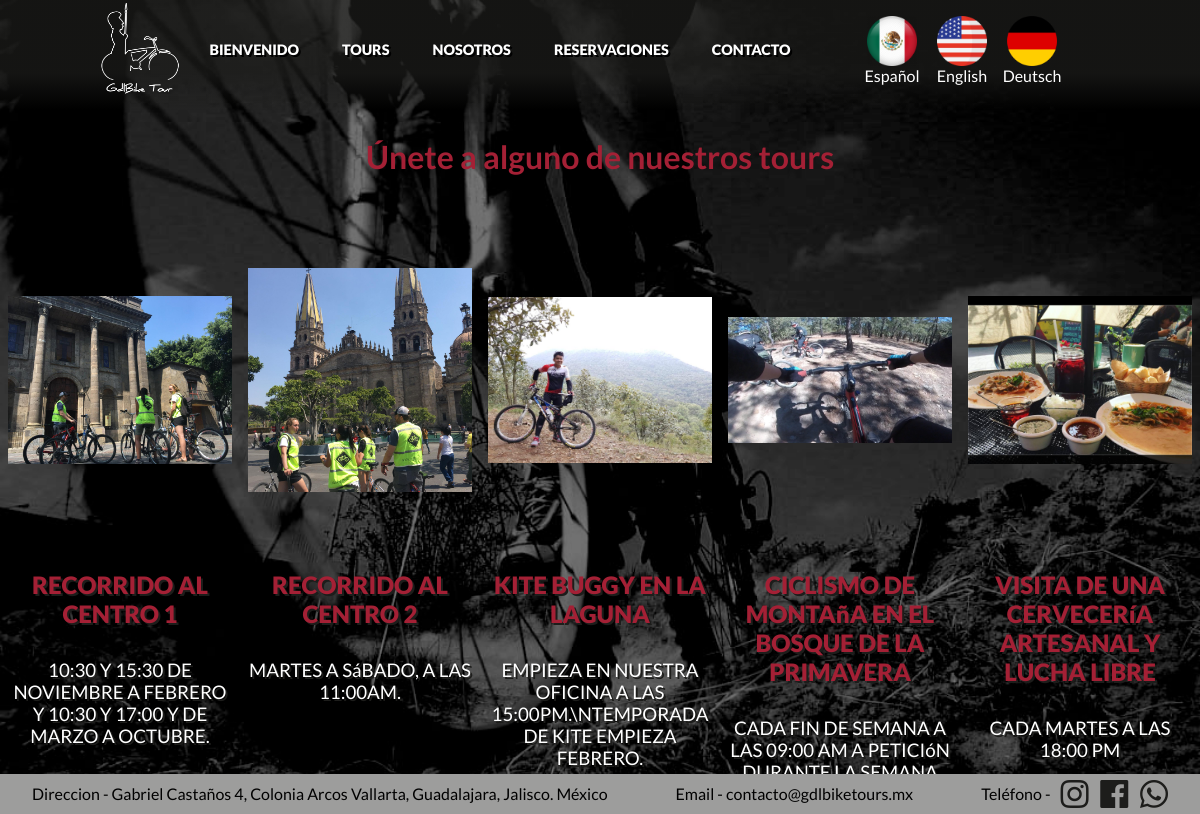
Page /tourGallery.php on the committed database.
### tables this page shows
CREATE TABLE `gbtweb_tour` (
  `id_tour` int(11) NOT NULL,
  `name` varchar(255) NOT NULL,
  `description` text NOT NULL,
  `cover` varchar(40) NOT NULL,
  `price` float NOT NULL,
  `schedule` varchar(255) NOT NULL
);

### utilities/tour.php (called while the page is built, shortened)
<?php
    class Tour
    {
        private $name;
        private $cover;
        private $schedule;
        public function __construct(){
            $this->name = -1;
            $this->cover = -1;
            $this->schedule = -1;
        }
            public function set_name( $name ){
                $this->name = $name;
            }
            public function set_cover( $cover ){
                $this->cover = $cover;
            }
            public function set_schedule( $schedule ){
                $this->schedule = $schedule;
            }
            public function get_name(){
                return $this->name;
            }
            public function get_cover(){
                return $this->cover;
            }
            public function get_schedule(){
                return $this->schedule;
            }
    }
?>

### components/gallery/gallery.php (the view, shortened to what this page needs)
<?php
    include("utilities/db.php");
    include("utilities/tour.php");
    $tour_query = "SELECT * FROM gbtweb_tour WHERE 1";
    $tour = mysqli_query($connection, $tour_query);
    if ( $tour ){
        $tour_rows = mysqli_num_rows($tour);
        if ( $tour_rows > 0 ){
            $tl = new SplDoublyLinkedList;
            for ($i=0; $i < $tour_rows; $i++) {
                $t = mysqli_fetch_array($tour, MYSQLI_ASSOC);
                $tInfo =  new Tour;
                $tInfo->set_id_tour( $t['id_tour'] );
                $tInfo->set_name( $t['name'] );
                $tInfo->set_description( $t['description'] );
                $tInfo->set_cover( $t['cover'] );
                $tInfo->set_price( $t['price'] );
                $tInfo->set_schedule( $t['schedule'] );
                $tl->push( $tInfo );
            }
        }
    }else{
    }
?>
<div class="gallery">
    <div class="gallery__title">
        <h1>Únete a alguno de nuestros tours</h1>
    </div>
    <div class="gallery__gallery">
        <?php
        $k = 0;
        while( isset($tl[$k]) && $tl[$k] != null ){
            ?>
            <div class="gallery__tour__container">
                <?php
                for ( $j = 0; $j < 5 && ( isset($tl[$k]) && $tl[$k] != null ) ; $j++ ){
                ?>
                    <div id="<?php echo $k;?>" class="tours__tour" >
                        <div class="tours__tour__img">
                            <div class="tours__buttons">
                            </div>
                            <img src="img/tours/<?php echo $tl[$k]->get_cover()?>.jpg" alt="Tour image">
                        </div>
                        <div class="tours__tour__desc">
                            <h2><?php echo strtoupper($tl[$k]->get_name())?></h2>
                            <h3><?php echo strtoupper($tl[$k]->get_schedule())?></h3>
                        </div>
                    </div>
                    <?php $k++;
                } ?>
            </div>
        <?php } ?>
    </div>
</div>

### tourGallery.php (shortened to what this page needs)
<!DOCTYPE html>
<html lang="en">
<head>
    <link rel="stylesheet" href="tourGallery.css">
    <link rel="stylesheet" href="components/navbar/navbar.css">
    <link rel="stylesheet" href="components/selectLanguage/selectLanguage.css">
    <link rel="stylesheet" href="components/gallery/gallery.css">
    <link rel="stylesheet" href="components/footer/footer.css">
</head>
<body>
    <?php
    include("components/navbar/navbar.php");
    include("components/gallery/gallery.php");
    ?>
</body>
</html>

### components/navbar/navbar.php (shortened to what this page needs)
<div class="navbar__container">
    <div id="shadow" class="shadow"></div>
    <nav class="navbar">
        <div class="navbar__logo">
            <img src="img/basic/logotipo.png" alt="" class="navbar__container">
        </div>
        <ul class="navbar__options">
            <li onclick="window.location = 'index.php'" class="navbar__item">BIENVENIDO</li>
            <li onclick="window.location = 'index.php#tours'" class="navbar__item">TOURS</li>
            <li onclick="window.location = 'projects.php'" class="navbar__item">NOSOTROS</li>
            <li onclick="window.location = 'projects.php'" class="navbar__item">RESERVACIONES</li>
            <li onclick="window.location = 'projects.php'" class="navbar__item">CONTACTO</li>
        </ul>
        <?php
        include("components/selectLanguage/selectLanguage.php");
        ?>
    </nav>
</div>

### components/selectLanguage/selectLanguage.php
<div class="selectLanguage">
    <div class="cards__container">
        <div class="card espanol">
            <div class="card__flag">
                <img src="img/flags/mexico.png" alt="COUNTRY FLAG">
            </div>
            <p class="card__description">
                Español
            </p>
        </div>
        <div class="card english">
            <div class="card__flag">
                <img src="img/flags/usa.png" alt="COUNTRY FLAG">
            </div>
            <p class="card__description">
                English
            </p>
        </div>
        <div class="card german">
            <div class="card__flag">
                <img src="img/flags/german.png" alt="COUNTRY FLAG">
            </div>
            <p class="card__description">
                Deutsch
            </p>
        </div>
    </div>
</div>

### tourGallery.css (style rules this page uses)
html, body { position: relative; min-height: 100vh; width: 100vw; overflow-x: hidden; margin: 0; padding: 0; box-sizing: 0; }
label, p, h1, h2, h3, ul, li, legend, small, strong { font-family: 'Lato', sans-serif; }

### components/navbar/navbar.css (style rules this page uses)
.navbar__container { width: 100vw; height: 100px; display: flex; position: fixed; z-index: 1000; }
.shadow { position: fixed; width: 100%; height: 110px; background-image: linear-gradient(to top, transparent, #1D1D1B,#1D1D1B,#1D1D1B); transition: background-image .3s ease-out; opacity: 0.7; z-index: -1; }
.navbar { display: flex; justify-content: center; padding-left: 5em; padding-right: 5em; align-items: center; width: 100%; height: 100%; background-color: transparent; z-index: 1000; }
.navbar__logo { order:1; height: 100px; width: 100px; margin: 0; padding: 0; }
.navbar__logo img { max-height: 100%; max-width: 100px; filter: invert(100%); }
.navbar__options { order: 2; display: flex; justify-content: space-around; list-style: none; align-items: center; margin: 0; padding: 0; width: 60%; height: 100%; }
.navbar__item { width: calc ( 100vw - 100px ); height: 100%; font-size: 90%; line-height: 50px; display: flex; align-items: center; color: white; font-family: 'Lato', sans-serif; font-weight: 800; cursor: pointer; outline: none; transition: color 0.3s ease-out, font-weight 0.2s ease; text-shadow: black 2px 2px; }

### components/selectLanguage/selectLanguage.css (style rules this page uses)
.selectLanguage { order:3; height: 100px; width: 300px; padding: 0; margin: 0; display: flex; flex-direction: column; justify-content: space-evenly; align-items: center; background-color: #1D1D1B; background-color: transparent; }
.cards__container { width: 70%; height: 100%; padding: 0; display: flex; justify-content: space-between; align-items: center; }
.card { display: flex; flex-direction: column; justify-content: center; align-items: center; height: 100%; max-height: 100%; width: 240px; transition: border .1s ease-in; transition: background-color .4s ease-out; cursor: pointer; }
.card__flag { height: 50px; width: 50px; display: flex; justify-content: center; align-items: center; }
.card__flag img { max-width:100%; max-height:100%; }
.card__description { transition: color .4s ease-out; color: white; margin: 0; padding: 0; }

### components/gallery/gallery.css (style rules this page uses)
.gallery { width: 100%; display: flex; flex-direction: column; justify-content: center; align-items: center; margin-top: 100px; margin-bottom: 4em; padding-top: 1em; }
.gallery__title h1 { color: #A42035; }
.gallery__gallery { display: flex; flex-direction: column; justify-content: space-between; align-items: center; width: 100%; height: auto; }
.gallery__tour__container { display: flex; justify-content: center; align-items: center; height: 30vh; min-height: 520px; width: 100%; margin-bottom: 2em; }
.tours__tour { height: 100%; width: 20%; margin-left: 0.5em; margin-right: 0.5em; }
.tours__tour__desc { padding-top: 0.5em; width: 100%; height: 30%; }
.tours__tour__desc h2 { margin: 0; padding-bottom: 0.5em; color: #A42035; text-shadow: 2px 2px #1d1d1b; text-align: center; font-weight: 800; }
.tours__tour__desc h3 { text-align: center; font-weight: 400; color: white; text-shadow: 2px 2px #1d1d1b; }
.tours__tour__img { position: relative; height: 70%; width: 100%; display: flex; justify-content: center; align-items: center; overflow: hidden; }
.tours__tour__img img { max-width: 100%; max-height: 100%; z-index: 10; transition: transform 0.3s ease-out; }
.tours__buttons { position: absolute; display: flex; flex-direction: column; justify-content: center; align-items: center; height: 100%; width: 100%; }

### components/footer/footer.css (style rules this page uses)
.footer { position: fixed; display: flex; bottom: 0; height: 40px; width: 100%; justify-content: space-between; background-color: #9D9D9C; z-index: 100; }
.footer__text label { padding-left: 2em; padding-right: 2em; text-align: left; line-height: 40px; }
.footer__sn { order:2; display: flex; justify-content: space-between; align-items: center; width: 10%; height: 100%; color: #1D1D1B; padding-right: 2em; }
.footer__sn-app { transition: color 0.3s ease-out; cursor: pointer; }

### rows in the picture
gbtweb_tour: cover (picture), name "RECORRIDO AL CENTRO 1", schedule "10:30 Y 15:30 DE NOVIEMBRE A FEBRERO Y 10:30 Y 17:00 Y DE MARZO A OCTUBRE."
gbtweb_tour: cover (picture), name "RECORRIDO AL CENTRO 2", schedule "MARTES A SáBADO, A LAS 11:00AM."
gbtweb_tour: cover (picture), name "KITE BUGGY EN LA LAGUNA", schedule "EMPIEZA EN NUESTRA OFICINA A LAS 15:00PM.\\NTEMPORADA DE KITE EMPIEZA FEBRERO."
gbtweb_tour: cover (picture), name "CICLISMO DE MONTAñA EN EL BOSQUE DE LA PRIMAVERA", schedule "CADA FIN DE SEMANA A LAS 09:00 AM A PETICIóN DURANTE LA SEMANA"
gbtweb_tour: cover (picture), name "VISITA DE UNA CERVECERíA ARTESANAL Y LUCHA LIBRE", schedule "CADA MARTES A LAS 18:00 PM"
